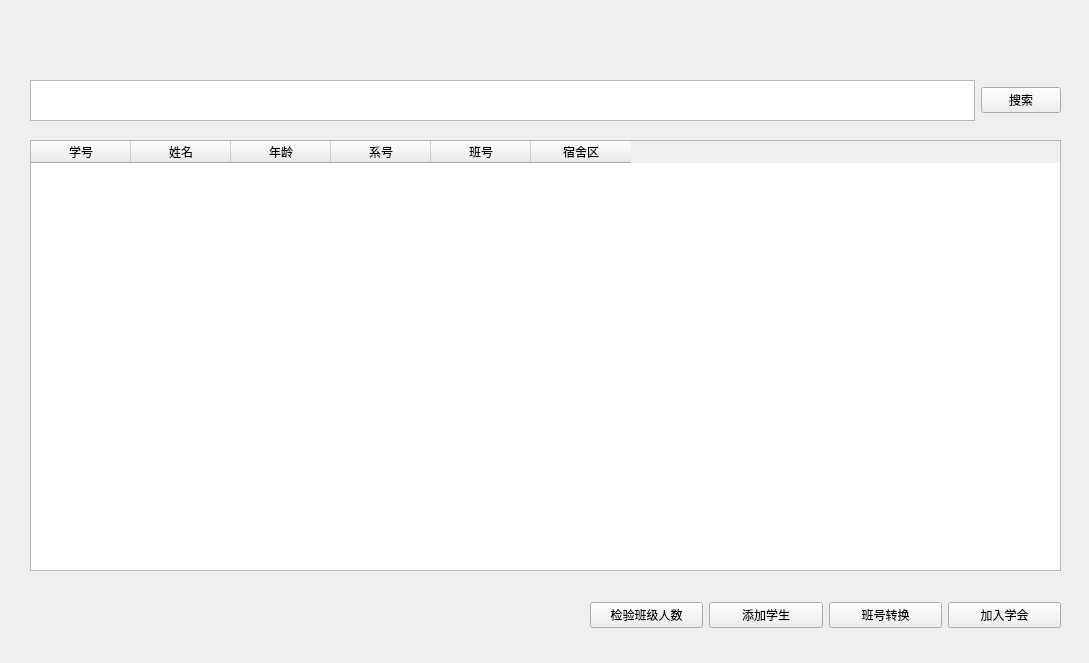
<?xml version="1.0" encoding="UTF-8"?>
<ui version="4.0">
 <class>Form</class>
 <widget class="QWidget" name="Form">
  <property name="geometry">
   <rect>
    <x>0</x>
    <y>0</y>
    <width>1089</width>
    <height>663</height>
   </rect>
  </property>
  <property name="windowTitle">
   <string>Form</string>
  </property>
  <widget class="QWidget" name="verticalLayoutWidget">
   <property name="geometry">
    <rect>
     <x>30</x>
     <y>140</y>
     <width>1031</width>
     <height>431</height>
    </rect>
   </property>
   <layout class="QVBoxLayout" name="verticalLayout">
    <item>
     <widget class="QTableWidget" name="tableWidget">
      <column>
       <property name="text">
        <string>学号</string>
       </property>
      </column>
      <column>
       <property name="text">
        <string>姓名</string>
       </property>
      </column>
      <column>
       <property name="text">
        <string>年龄</string>
       </property>
      </column>
      <column>
       <property name="text">
        <string>系号</string>
       </property>
      </column>
      <column>
       <property name="text">
        <string>班号</string>
       </property>
      </column>
      <column>
       <property name="text">
        <string>宿舍区</string>
       </property>
      </column>
     </widget>
    </item>
   </layout>
  </widget>
  <widget class="QWidget" name="horizontalLayoutWidget">
   <property name="geometry">
    <rect>
     <x>30</x>
     <y>80</y>
     <width>1031</width>
     <height>41</height>
    </rect>
   </property>
   <layout class="QHBoxLayout" name="horizontalLayout">
    <item>
     <widget class="QTextEdit" name="textEdit"/>
    </item>
    <item>
     <widget class="QPushButton" name="pushButton">
      <property name="text">
       <string>搜索</string>
      </property>
     </widget>
    </item>
   </layout>
  </widget>
  <widget class="QWidget" name="horizontalLayoutWidget_2">
   <property name="geometry">
    <rect>
     <x>590</x>
     <y>590</y>
     <width>471</width>
     <height>51</height>
    </rect>
   </property>
   <layout class="QHBoxLayout" name="horizontalLayout_2">
    <item>
     <widget class="QPushButton" name="pushButton_5">
      <property name="text">
       <string>检验班级人数</string>
      </property>
     </widget>
    </item>
    <item>
     <widget class="QPushButton" name="pushButton_4">
      <property name="text">
       <string>添加学生</string>
      </property>
     </widget>
    </item>
    <item>
     <widget class="QPushButton" name="pushButton_3">
      <property name="text">
       <string>班号转换</string>
      </property>
     </widget>
    </item>
    <item>
     <widget class="QPushButton" name="pushButton_2">
      <property name="text">
       <string>加入学会</string>
      </property>
     </widget>
    </item>
   </layout>
  </widget>
 </widget>
 <resources/>
 <connections/>
</ui>
